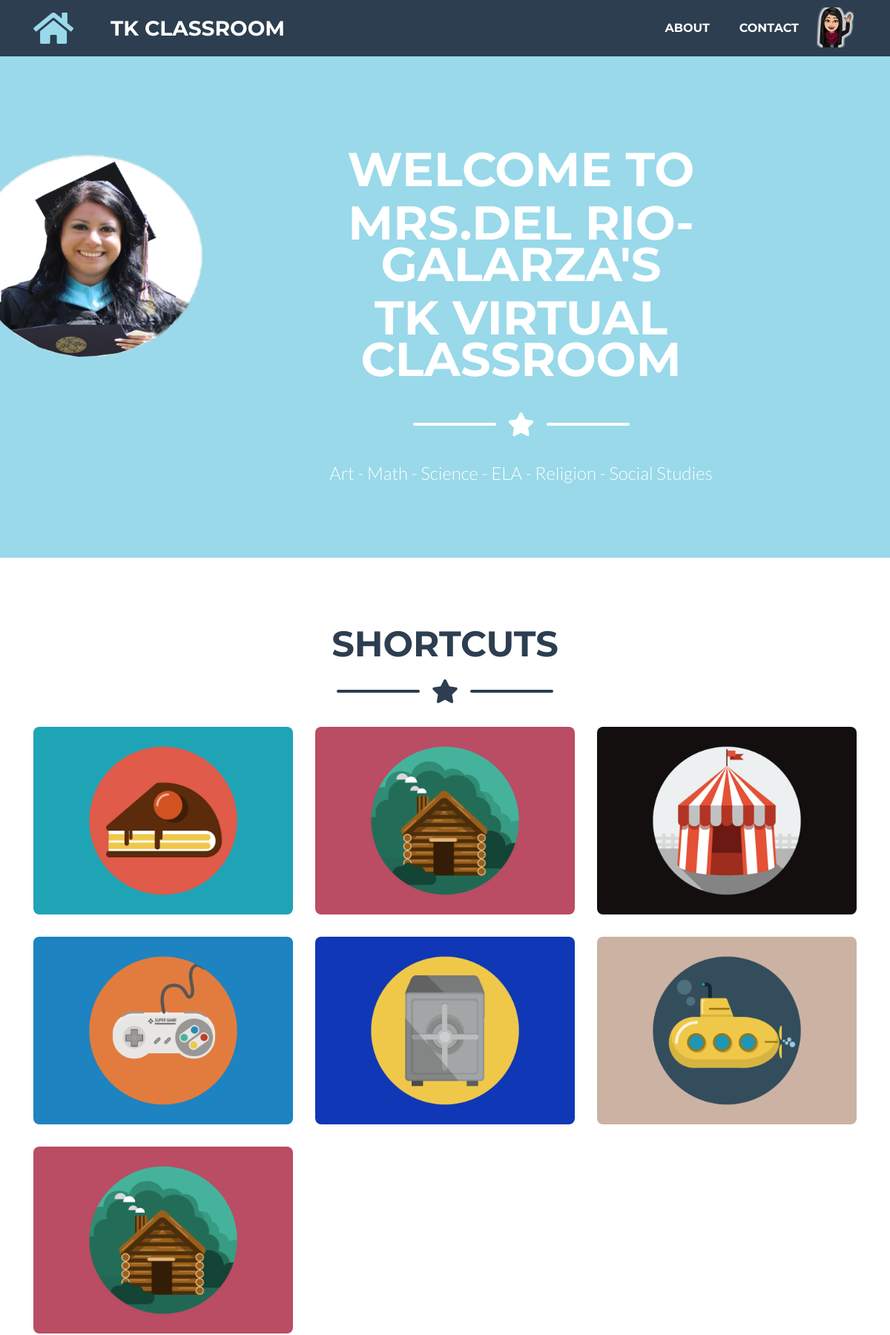
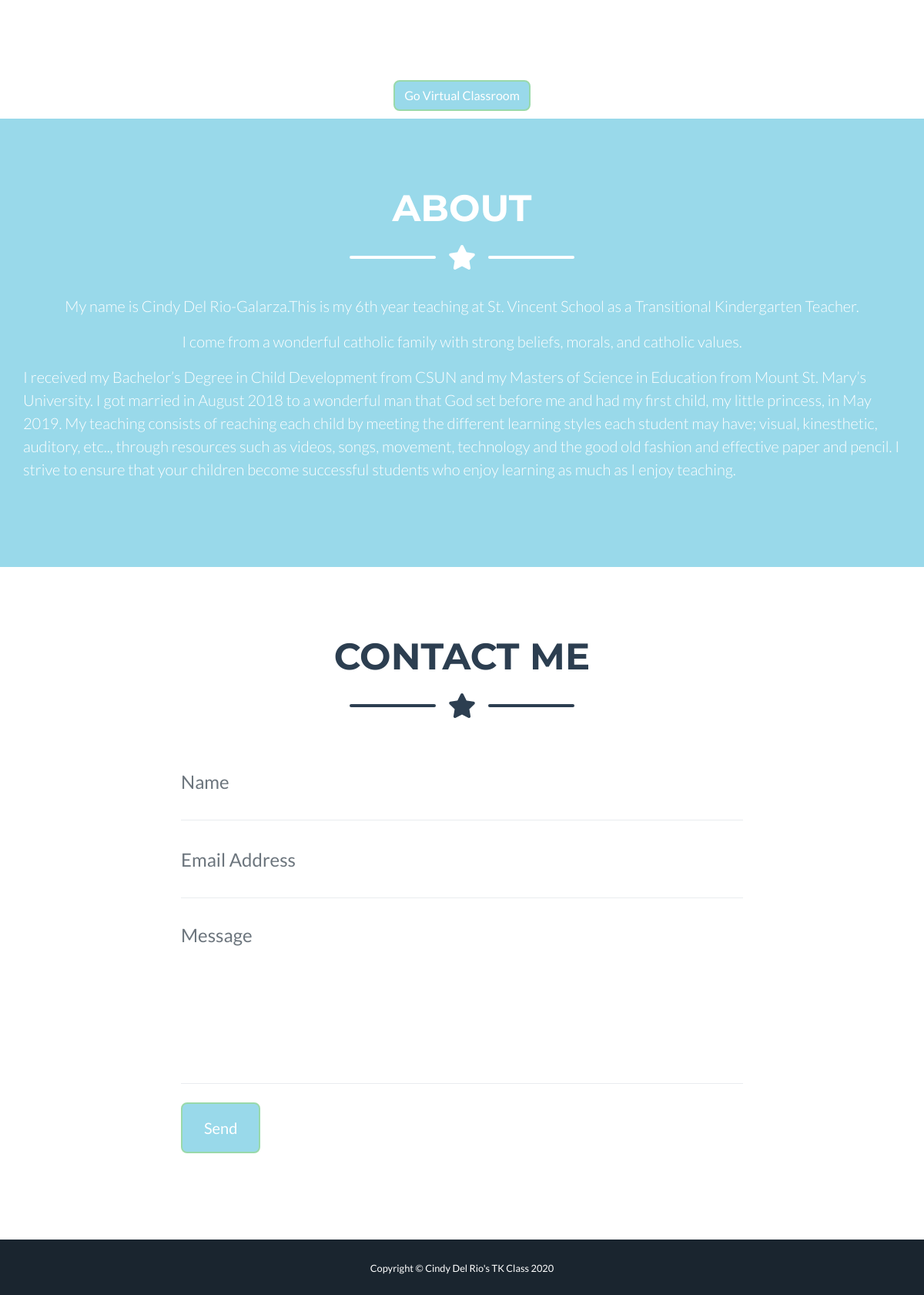
The page / on the database its author committed (2 pictures, top to bottom).
### tables this page shows
CREATE TABLE `settings`  (
  `teacher_avatar` varchar(255) NULL DEFAULT NULL,
  `about_content` longtext NULL,
  `title` varchar(255) NULL DEFAULT NULL,
  `created_at` datetime(0) NULL DEFAULT NULL,
  `updated_at` datetime(0) NULL DEFAULT NULL,
  `ipad_link` varchar(255) NULL DEFAULT NULL,
  `calendar_link` varchar(255) NULL DEFAULT NULL,
  `desktop_link` varchar(255) NULL DEFAULT NULL,
  `popup_message` tinyint(4) NULL DEFAULT NULL,
  `id` int(11) NOT NULL AUTO_INCREMENT,
  `user_name` varchar(255) NULL DEFAULT NULL,
  `password` varchar(255) NULL DEFAULT NULL,
  `whiteboard_text` longtext NULL,
  `whiteboard_image` varchar(255) NULL DEFAULT NULL,
  `whiteboard_type` enum('text','image') NULL DEFAULT NULL,
  PRIMARY KEY (`id`) USING BTREE
);

CREATE TABLE `shortcuts`  (
  `id` int(11) NOT NULL AUTO_INCREMENT,
  `title` varchar(255) NULL DEFAULT NULL,
  `picture` varchar(255) NULL DEFAULT NULL,
  `link_url` varchar(255) NOT NULL,
  `description` varchar(255) NULL DEFAULT NULL,
  `created_at` datetime(0) NULL DEFAULT NULL,
  `updated_at` datetime(0) NULL DEFAULT NULL,
  `popup` tinyint(1) NULL DEFAULT NULL COMMENT '1:yes,2:no',
  PRIMARY KEY (`id`) USING BTREE
);

### application/core/MY_Controller.php (called while the page is built, shortened)
<?php
class MY_Controller extends CI_Controller {
	 function __construct() {
        $this->load->library('session');
        $this->load->model('Admin_model');
    }
	public function loadview($content,$data)
	{
		$this->load->view('layout/header', $data);
        $this->load->view($content, $data);
        $this->load->view('layout/footer', $data);
	}
}
?>

### application/controllers/Welcome.php (called while the page is built, shortened)
<?php
class Welcome extends MY_Controller {
	public function index()
	{
		$global['data'] = $this->Admin_model->get('settings','1');
		$global['shortcut'] = $this->Admin_model->get('shortcuts');
		$this->loadview('frontend/index',$global);
	}
}

### index.php (called while the page is built, shortened)
<?php
require_once BASEPATH.'core/CodeIgniter.php';

### application/models/Admin_model.php (called while the page is built, shortened)
<?php
class Admin_model extends CI_Model {
    public function get($table, $id = null) {
        $this->db->select()->from($table);
        if ($id != null) {
            $this->db->where('id', $id);
        } else {
            $this->db->order_by('id');
        }
        $query = $this->db->get();
        if ($id != null) {
            return $query->row_array();
        } else {
            return $query->result_array();
        }
    }
}

### application/views/frontend/index.php (the view, shortened to what this page needs)
 <header class="masthead bg-primary text-white text-center row" id="page-top" style="background-color: #99d9ea !important;">
   <div class="col-md-3">
     <img class="masthead-avatar mb-5" src="<?php echo base_url(); ?><?= $data['teacher_avatar']?>" alt=""  style="border-radius: 50%;width: 20rem;float: right;">
   </div>
   <div class="container d-flex align-items-center flex-column col-md-8" style="float: left;">
     <h1 class="masthead-heading text-uppercase mb-0"><?= $data['title']?></h1>
     <div class="divider-custom divider-light">
       <div class="divider-custom-line"></div>
       <div class="divider-custom-icon">
         <i class="fas fa-star"></i>
       </div>
       <div class="divider-custom-line"></div>
     </div>
     <div class="masthead-subheading font-weight-light mb-0">Art - Math - Science - ELA - Religion - Social Studies</div>
   </div>
   <div class="col-md-1"></div>
 </header>
 <section class="page-section portfolio" id="portfolio">
   <div class="container">
     <h2 class="page-section-heading text-center text-uppercase text-secondary mb-0">Shortcuts</h2>
     <div class="divider-custom">
       <div class="divider-custom-line"></div>
       <div class="divider-custom-icon">
         <i class="fas fa-star"></i>
       </div>
       <div class="divider-custom-line"></div>
     </div>
     <div class="row">
       <?php foreach($shortcut as $key => $item){?>
       <div class="col-md-6 col-lg-4">
         <div class="portfolio-item mx-auto" data-toggle="modal" data-target="#portfolioModal<?= $item['id']?>">
           <?php if($item['popup'] == 1) {?>
           <img class="img-fluid" src="<?php echo base_url(); ?><?php echo $item['picture']?>" alt="">
           <?php } else{?>
           <a href="<?= $item['link_url']?>" target="_blank"><img class="img-fluid" src="<?php echo base_url(); ?><?php echo $item['picture']?>" alt=""></a>
           <?php }?>
         </div>
       </div>
       <?php }?>
   </div>
 </section>
<div style="text-align: center;">
   <a href="<?php base_url()?>virtual_class">
     <button class="btn btn-primary" style="margin: 10px;">Go Virtual Classroom</button></a>
 </div>
 <section class="page-section bg-primary text-white mb-0" id="about" style="background-color: #99d9ea !important;">
   <div class="container">
     <h2 class="page-section-heading text-center text-uppercase text-white">About</h2>
     <div class="divider-custom divider-light">
       <div class="divider-custom-line"></div>
       <div class="divider-custom-icon">
         <i class="fas fa-star"></i>
       </div>
       <div class="divider-custom-line"></div>
     </div>
     <div class="row">
         <div class="lead"><?= $data['about_content']?></div>
     </div>
   </div>
 </section>
 <section class="page-section" id="contact">
   <div class="container">
     <h2 class="page-section-heading text-center text-uppercase text-secondary mb-0">Contact Me</h2>
     <div class="divider-custom">
       <div class="divider-custom-line"></div>
       <div class="divider-custom-icon">
         <i class="fas fa-star"></i>
       </div>
       <div class="divider-custom-line"></div>
     </div>
     <div class="row">
       <div class="col-lg-8 mx-auto">
         <form name="sentMessage" id="contactForm" novalidate="novalidate">
           <div class="control-group">
             <div class="form-group floating-label-form-group controls mb-0 pb-2">
               <input class="form-control" id="name" type="text" placeholder="Name" required="required" data-validation-required-message="Please enter your name.">
             </div>
           </div>
           <div class="control-group">
             <div class="form-group floating-label-form-group controls mb-0 pb-2">
               <input class="form-control" id="email" type="email" placeholder="Email Address" required="required" data-validation-required-message="Please enter your email address.">
             </div>
           </div>
           <div class="control-group">
             <div class="form-group floating-label-form-group controls mb-0 pb-2">
               <textarea class="form-control" id="message" rows="5" placeholder="Message" required="required" data-validation-required-message="Please enter a message."></textarea>
             </div>
           </div>
           <br>
           <div class="form-group">
             <button type="submit" class="btn btn-primary btn-xl" id="sendMessageButton" >Send</button>
           </div>
         </form>
       </div>
     </div>
   </div>
 </section>

### application/views/layout/header.php (shortened to what this page needs)
<!DOCTYPE html>
<html lang="en">
<head>
  <link href="<?php echo base_url(); ?>assets/vendor/fontawesome-free/css/all.min.css" rel="stylesheet" type="text/css">
  <link href="<?php echo base_url(); ?>assets/css/freelancer.min.css" rel="stylesheet">
</head>
<body id="page-top">
  <nav class="navbar navbar-expand-lg bg-secondary text-uppercase fixed-top" id="mainNav" style="padding:10px 10px;">
    <div class="container">
      <a href="<?php echo base_url(); ?>#page-top"><i class="fa fa-home fa-3x" style="padding-right: 50px; color: #99d9ea;"></i></a>
      <a class="navbar-brand js-scroll-trigger" href="<?php echo base_url(); ?>virtual_class">TK Classroom</a>
      <div class="collapse navbar-collapse" id="navbarResponsive">
        <ul class="navbar-nav ml-auto">
          <li class="nav-item mx-0 mx-lg-1">
            <a class="nav-link py-3 px-0 px-lg-3 rounded js-scroll-trigger" href="<?php echo base_url(); ?>#about">About</a>
          </li>
          <li class="nav-item mx-0 mx-lg-1">
            <a class="nav-link py-3 px-0 px-lg-3 rounded js-scroll-trigger" href="<?php echo base_url(); ?>#contact">Contact</a>
          </li>
          <li class="nav-item mx-0 mx-lg-1">
            <img src="<?php echo base_url(); ?>assets/img/Contact_Me.png" style="width:50px;">
          </li>
        </ul>
      </div>
    </div>
  </nav>

### application/views/layout/footer.php (shortened to what this page needs)
  <section class="copyright py-4 text-center text-white">
    <div class="container">
      <small>Copyright &copy; Cindy Del Rio's TK Class 2020</small>
    </div>
  </section>
</body>
</html>

### application/views/frontend/index.php (style rules this page uses)
.btn-primary { color:#fff; background-color:#99d9ea; border-color:#99d9aa }

### rows shown on the page
settings: teacher_avatar (picture), title "WELCOME TO MRS.DEL RIO-GALARZA'S TK VIRTUAL CLASSROOM", about_content "My name is Cindy Del Rio-Galarza.This is my 6th year teaching at St. Vincent School as a Transitional Kindergarten Teacher. I come from a wonderful catholic family with strong beliefs, morals, and catholic values. I received my Bachelor’s Degree in Child Development from CSUN and my Masters of Science in Education from Mount St. Mary’s University. I got married in August 2018 to a wonderful man that God set before me and had my first child, my little princess, in May 2019. My teaching consists of reaching each child by meeting the different learning styles each student may have; visual, kinesthetic, auditory, etc.., through resources such as videos, songs, movement, technology and the good…"
shortcuts: picture (picture)
shortcuts: picture (picture)
shortcuts: picture (picture)
shortcuts: picture (picture)
shortcuts: picture (picture)
shortcuts: picture (picture)
shortcuts: picture (picture)
